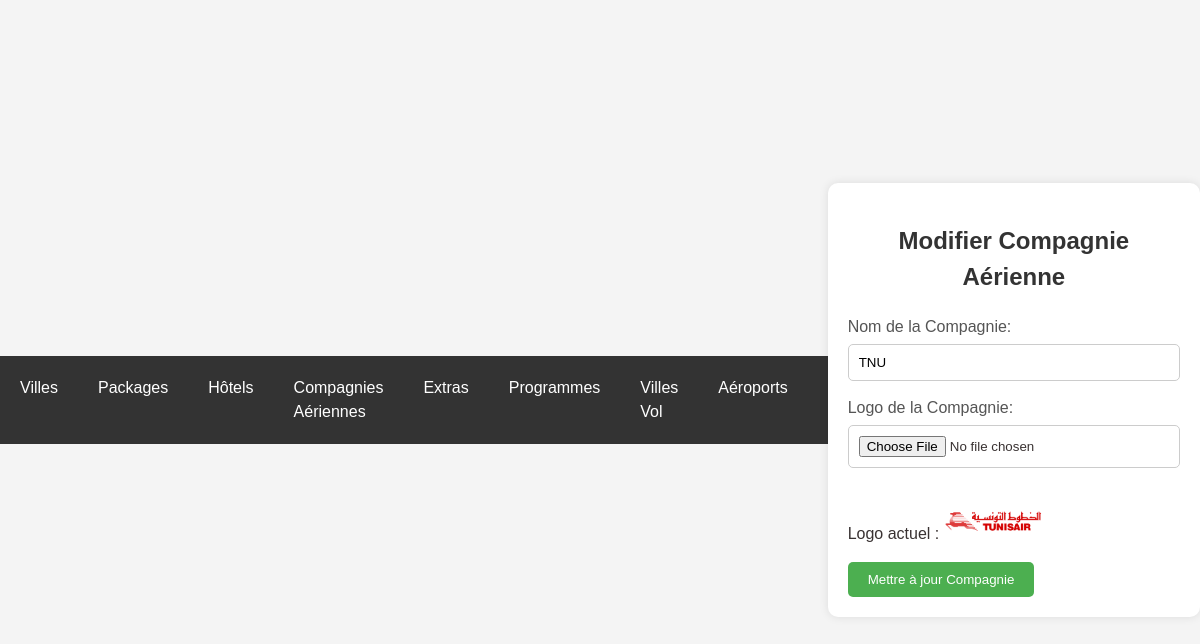
Screenshot of /edit_compagnie.php?id=7 (signed in) with the database file from the repository.
### tables this page shows
CREATE TABLE `compagnies_aeriennes` (
  `id` int(11) NOT NULL,
  `nom` varchar(255) NOT NULL,
  `logo` varchar(255) NOT NULL
);

### edit_compagnie.php (the view, shortened to what this page needs)
<!DOCTYPE html>
<html lang="fr">
<head>
    <link rel="stylesheet" href="styles.css">
    <?php include 'header.php'; ?>
</head>
<body>
    <div class="container">
        <h2>Modifier Compagnie Aérienne</h2>
        <?php
        include 'db.php';
        $compagnie_id = $_GET['id'];
        $sql = "SELECT * FROM compagnies_aeriennes WHERE id = $compagnie_id";
        $result = mysqli_query($conn, $sql);
        if (mysqli_num_rows($result) > 0) {
            $row = mysqli_fetch_assoc($result);
        } else {
            echo "Aucune compagnie trouvée.";
            exit();
        }
        ?>
        <form action="update_compagnie.php" method="POST" enctype="multipart/form-data">
            <label for="nom">Nom de la Compagnie:</label>
            <input type="text" id="nom" name="nom" value="<?php echo $row['nom']; ?>" required>
            <label for="logo">Logo de la Compagnie:</label>
            <input type="file" id="logo" name="logo">
            <p>Logo actuel : <img src="<?php echo $row['logo']; ?>" alt="Logo" style="width: 100px;"></p>
            <button type="submit">Mettre à jour Compagnie</button>
        </form>
    </div>
</body>
</html>

### css/styles.css (style rules this page uses)
body { font-family: 'Lexend', sans-serif; line-height: 1.5; min-height: 100vh; display: flex; align-items: center; justify-content: center; color: #393232; background-color: #f7f7f7; }

### edit_compagnie.php (style rules this page uses)
body { font-family: Arial, sans-serif; background-color: #f4f4f4; margin: 0; padding: 0; box-sizing: border-box; }
.container { width: 80%; margin: auto; background-color: #fff; padding: 20px; border-radius: 10px; box-shadow: 0 0 10px rgba(0, 0, 0, 0.1); }
h2 { text-align: center; color: #333; }
form { margin-top: 20px; }
label { display: block; margin-bottom: 5px; color: #555; }
input[type="text"], input[type="file"] { width: 100%; padding: 10px; margin-bottom: 15px; border: 1px solid #ccc; border-radius: 5px; box-sizing: border-box; }
button[type="submit"] { background-color: #4CAF50; color: white; padding: 10px 20px; border: none; border-radius: 5px; cursor: pointer; }

### header.php (style rules this page uses)
body { font-family: Arial, sans-serif; background-color: #f4f4f4; margin: 0; padding: 0; box-sizing: border-box; }

### rows the page displays
compagnies_aeriennes: nom "TNU", logo (picture)
